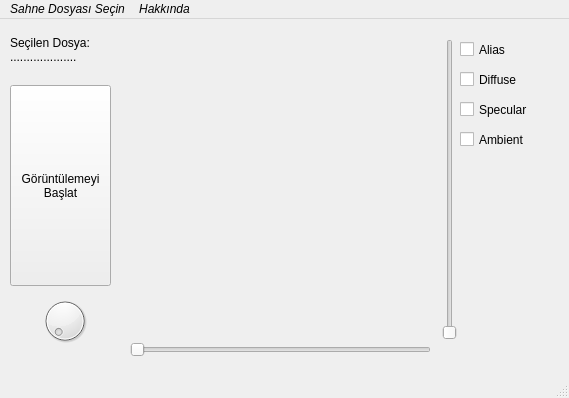
<?xml version="1.0" encoding="UTF-8"?>
<ui version="4.0">
 <class>Ana_Pencere</class>
 <widget class="QMainWindow" name="Ana_Pencere">
  <property name="geometry">
   <rect>
    <x>0</x>
    <y>0</y>
    <width>569</width>
    <height>398</height>
   </rect>
  </property>
  <property name="windowTitle">
   <string>Ana_Pencere</string>
  </property>
  <widget class="QWidget" name="centralWidget">
   <widget class="QLabel" name="label">
    <property name="enabled">
     <bool>true</bool>
    </property>
    <property name="geometry">
     <rect>
      <x>10</x>
      <y>10</y>
      <width>101</width>
      <height>41</height>
     </rect>
    </property>
    <property name="text">
     <string>Seçilen Dosya:
....................</string>
    </property>
   </widget>
   <widget class="QPushButton" name="pushButton">
    <property name="geometry">
     <rect>
      <x>10</x>
      <y>66</y>
      <width>101</width>
      <height>201</height>
     </rect>
    </property>
    <property name="text">
     <string>Görüntülemeyi 
Başlat</string>
    </property>
   </widget>
   <widget class="QSlider" name="horizontalSlider">
    <property name="geometry">
     <rect>
      <x>130</x>
      <y>320</y>
      <width>301</width>
      <height>21</height>
     </rect>
    </property>
    <property name="orientation">
     <enum>Qt::Horizontal</enum>
    </property>
   </widget>
   <widget class="QSlider" name="verticalSlider">
    <property name="geometry">
     <rect>
      <x>440</x>
      <y>20</y>
      <width>20</width>
      <height>301</height>
     </rect>
    </property>
    <property name="orientation">
     <enum>Qt::Vertical</enum>
    </property>
   </widget>
   <widget class="QDial" name="dial">
    <property name="geometry">
     <rect>
      <x>40</x>
      <y>270</y>
      <width>50</width>
      <height>64</height>
     </rect>
    </property>
   </widget>
   <widget class="QLabel" name="label_2">
    <property name="geometry">
     <rect>
      <x>130</x>
      <y>10</y>
      <width>300</width>
      <height>300</height>
     </rect>
    </property>
    <property name="text">
     <string/>
    </property>
   </widget>
   <widget class="QCheckBox" name="checkBox">
    <property name="geometry">
     <rect>
      <x>460</x>
      <y>20</y>
      <width>101</width>
      <height>21</height>
     </rect>
    </property>
    <property name="text">
     <string>Alias</string>
    </property>
   </widget>
   <widget class="QCheckBox" name="checkBox_2">
    <property name="geometry">
     <rect>
      <x>460</x>
      <y>50</y>
      <width>86</width>
      <height>21</height>
     </rect>
    </property>
    <property name="text">
     <string>Diffuse</string>
    </property>
   </widget>
   <widget class="QCheckBox" name="checkBox_3">
    <property name="geometry">
     <rect>
      <x>460</x>
      <y>80</y>
      <width>86</width>
      <height>21</height>
     </rect>
    </property>
    <property name="text">
     <string>Specular</string>
    </property>
   </widget>
   <widget class="QCheckBox" name="checkBox_4">
    <property name="geometry">
     <rect>
      <x>460</x>
      <y>110</y>
      <width>86</width>
      <height>21</height>
     </rect>
    </property>
    <property name="text">
     <string>Ambient</string>
    </property>
   </widget>
  </widget>
  <widget class="QMenuBar" name="menuBar">
   <property name="geometry">
    <rect>
     <x>0</x>
     <y>0</y>
     <width>569</width>
     <height>20</height>
    </rect>
   </property>
   <property name="font">
    <font>
     <italic>true</italic>
    </font>
   </property>
   <widget class="QMenu" name="menuHakk_nda">
    <property name="title">
     <string>Hakkında</string>
    </property>
    <addaction name="actionOrhan_Gazi_Hafif"/>
    <addaction name="actionLokman_Dursun"/>
    <addaction name="actionAhmet_Saydam"/>
    <addaction name="actionTe_ekk_rler_pek_Abas_kele_Turgut"/>
   </widget>
   <widget class="QMenu" name="menuKaynak_Dosya_Se_in">
    <property name="title">
     <string>Sahne Dosyası Seçin</string>
    </property>
    <addaction name="actionC0"/>
    <addaction name="actionC1"/>
    <addaction name="actionAsdf"/>
    <addaction name="actionQwert"/>
    <addaction name="actionT1"/>
    <addaction name="actionC5"/>
    <addaction name="separator"/>
    <addaction name="actionT0"/>
    <addaction name="actionT1_2"/>
    <addaction name="actionT2"/>
    <addaction name="actionT3"/>
    <addaction name="separator"/>
    <addaction name="actionBilgisayar_n_zdan_Se_in"/>
   </widget>
   <addaction name="menuKaynak_Dosya_Se_in"/>
   <addaction name="menuHakk_nda"/>
  </widget>
  <widget class="QStatusBar" name="statusBar"/>
  <action name="actionC0">
   <property name="checkable">
    <bool>true</bool>
   </property>
   <property name="text">
    <string>C0</string>
   </property>
   <property name="font">
    <font/>
   </property>
  </action>
  <action name="actionC1">
   <property name="checkable">
    <bool>true</bool>
   </property>
   <property name="enabled">
    <bool>true</bool>
   </property>
   <property name="text">
    <string>C1</string>
   </property>
  </action>
  <action name="actionAsdf">
   <property name="enabled">
    <bool>false</bool>
   </property>
   <property name="text">
    <string>C2</string>
   </property>
  </action>
  <action name="actionQwert">
   <property name="enabled">
    <bool>false</bool>
   </property>
   <property name="text">
    <string>C3</string>
   </property>
  </action>
  <action name="actionOrhan_Gazi_Hafif">
   <property name="text">
    <string>Orhan Gazi Hafif</string>
   </property>
  </action>
  <action name="actionLokman_Dursun">
   <property name="text">
    <string>Lokman Dursun</string>
   </property>
  </action>
  <action name="actionAhmet_Saydam">
   <property name="text">
    <string>Ahmet Saydam</string>
   </property>
  </action>
  <action name="actionTe_ekk_rler_pek_Abas_kele_Turgut">
   <property name="text">
    <string>Teşekkürler: İpek Abasıkeleş Turgut</string>
   </property>
  </action>
  <action name="actionT1">
   <property name="enabled">
    <bool>false</bool>
   </property>
   <property name="text">
    <string>C4</string>
   </property>
  </action>
  <action name="actionC5">
   <property name="enabled">
    <bool>false</bool>
   </property>
   <property name="text">
    <string>C5</string>
   </property>
  </action>
  <action name="actionT0">
   <property name="enabled">
    <bool>false</bool>
   </property>
   <property name="text">
    <string>T0</string>
   </property>
  </action>
  <action name="actionT1_2">
   <property name="enabled">
    <bool>false</bool>
   </property>
   <property name="text">
    <string>T1</string>
   </property>
  </action>
  <action name="actionT2">
   <property name="enabled">
    <bool>false</bool>
   </property>
   <property name="text">
    <string>T2</string>
   </property>
  </action>
  <action name="actionT3">
   <property name="enabled">
    <bool>false</bool>
   </property>
   <property name="text">
    <string>T3</string>
   </property>
  </action>
  <action name="actionBilgisayar_n_zdan_Se_in">
   <property name="text">
    <string>Bilgisayarınızdan Seçin</string>
   </property>
  </action>
 </widget>
 <layoutdefault spacing="6" margin="11"/>
 <resources/>
 <connections/>
</ui>
